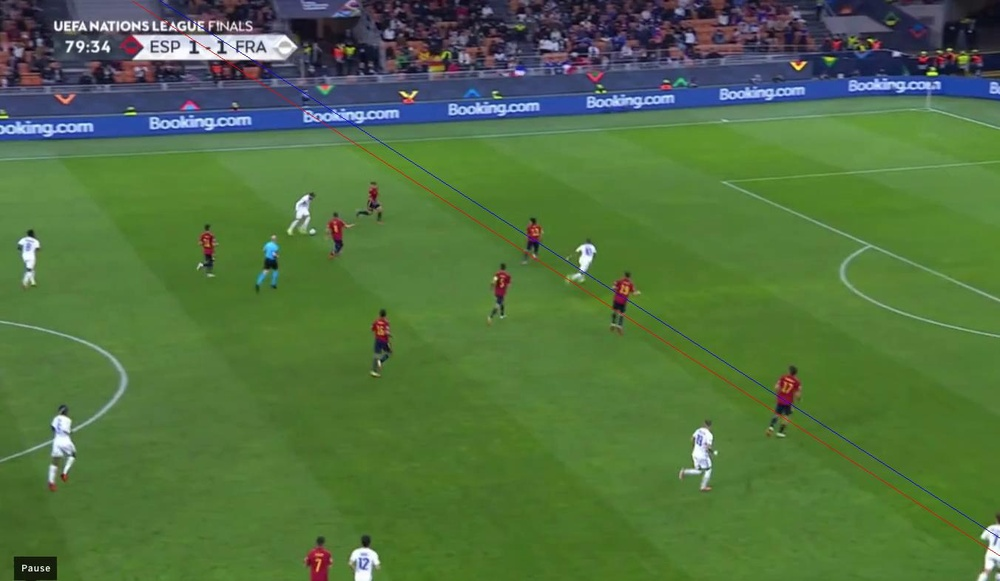
#> input picture thetest.jpg, 1000 x 581 px, shrunk from 1352 x 786 before the run
$ python -i kmeans.py   (imports and definitions only)
#> lines starting #> are read from the running program, lines starting #| are printed output that depends on the picture
#> further down, picture is the input picture: shape (581, 1000, 3); mean B, G, R 64.9, 112.6, 81.5
from PIL import Image
from matplotlib import cm
import numpy as np
import cv2


#path = '196.jpg'
#img = cv2.imread(path)
def k_means(img):

    img = cv2.cvtColor(img,cv2.COLOR_BGR2RGB)
    twoDimage = img.reshape((-1,3))
    twoDimage = np.float32(twoDimage)

    criteria = (cv2.TERM_CRITERIA_EPS + cv2.TERM_CRITERIA_MAX_ITER, 10, 1.0)
    K = 4
    attempts=10

    ret,label,center=cv2.kmeans(twoDimage,K,None,criteria,attempts,cv2.KMEANS_PP_CENTERS)
#> ret = 398863456.8; center = [[82.89, 122.5, 53.01], [181.8, 195.1, 214.8], [74.07, 80.98, 117.5], [46.45, 38.56, 54.61]]
    center = np.uint8(center)
#> center = [[82, 122, 53], [181, 195, 214], [74, 80, 117], [46, 38, 54]]
    res = center[label.flatten()]
    result_image = res.reshape((img.shape))
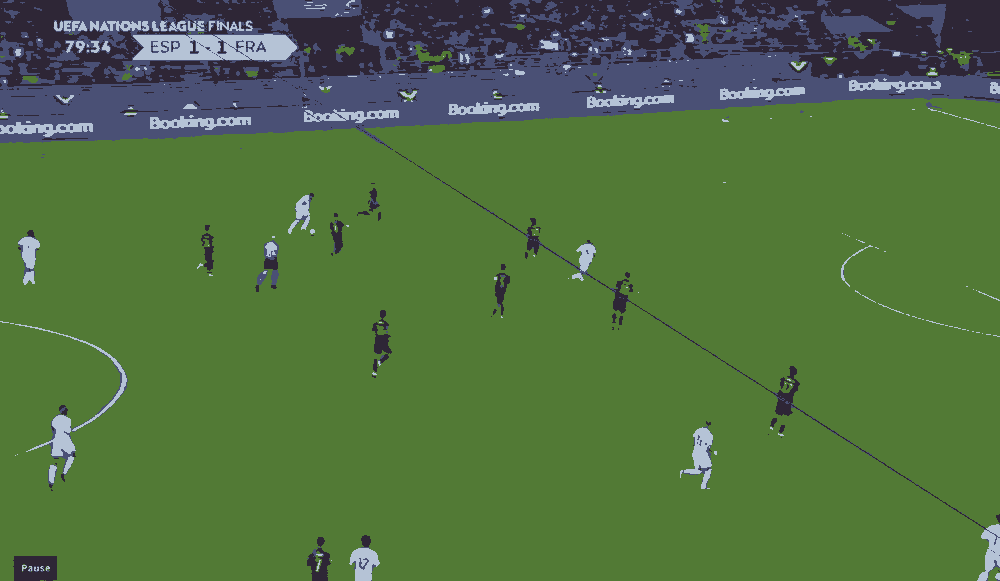
#> result_image: shape (581, 1000, 3); mean R, G, B 80.8, 112.1, 64.8

    PIL_image = Image.fromarray(np.uint8(result_image)).convert('RGB')

    PIL_image.show()

>>> import cv2
>>> picture = cv2.imread('thetest.jpg')
>>> result = k_means(picture)
